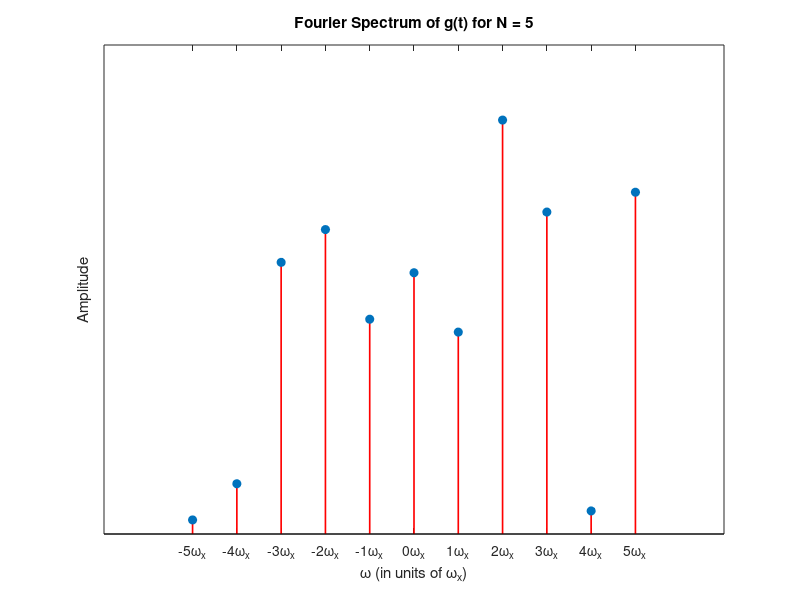

Write MATLAB code to recreate this figure.
% Parameters
N = 5;                        % Number of positive/negative harmonics
omega_x = 1;                 % Unit frequency (can be symbolic or actual)
n = -N:N;                    % Indices
frequencies = n * omega_x;   % Impulse locations
amplitudes = rand(1, 2*N+1); % Random amplitudes

%%
% Plot
figure (1);
stem(frequencies, amplitudes, 'filled', 'LineWidth', 1.2, 'Color', 'r');
xlabel('\omega (in units of \omega_x)');
ylabel('Amplitude');
title(['Fourier Spectrum of g(t) for N = ', num2str(N)]);
xticks(frequencies);
xticklabels(arrayfun(@(x) sprintf('%d\\omega_x', x), n, 'UniformOutput', false));
xlim([-7 7]);
set(gca,'ytick',[])
